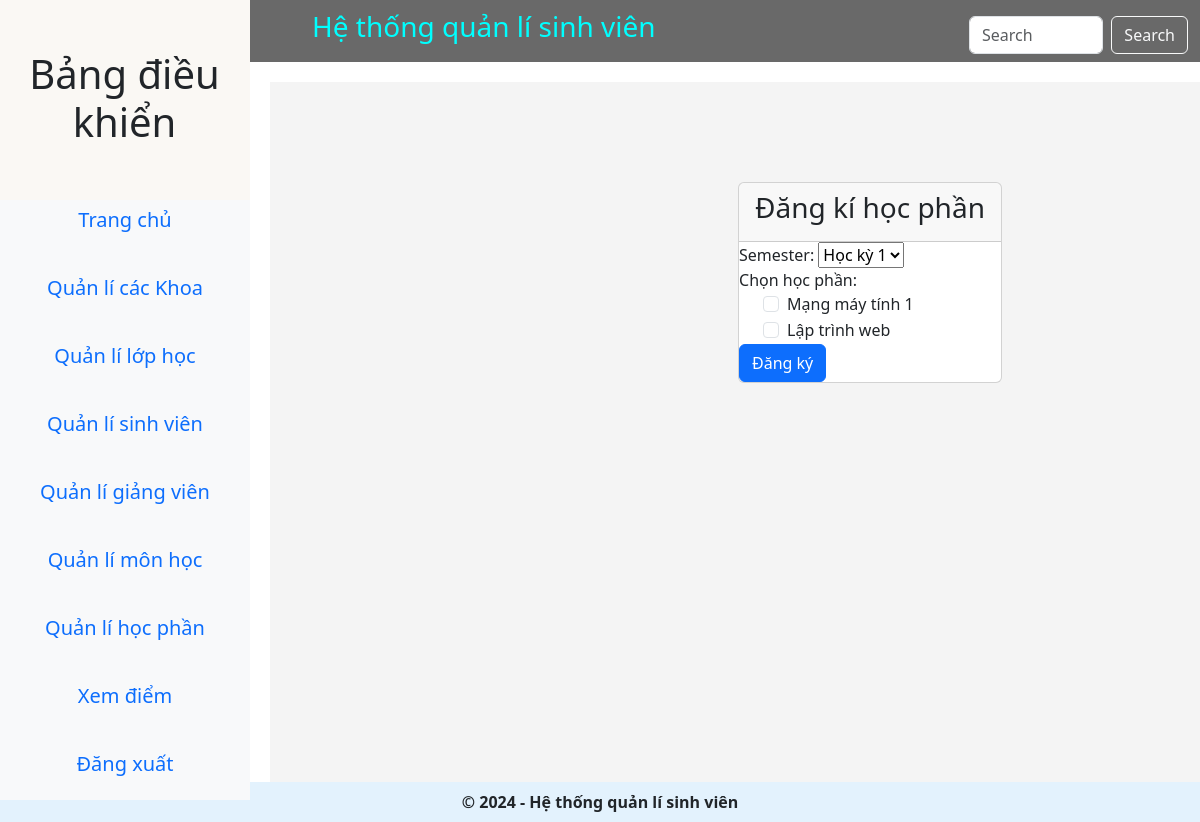
The page /register/1/ (signed in) on the database as committed earlier.
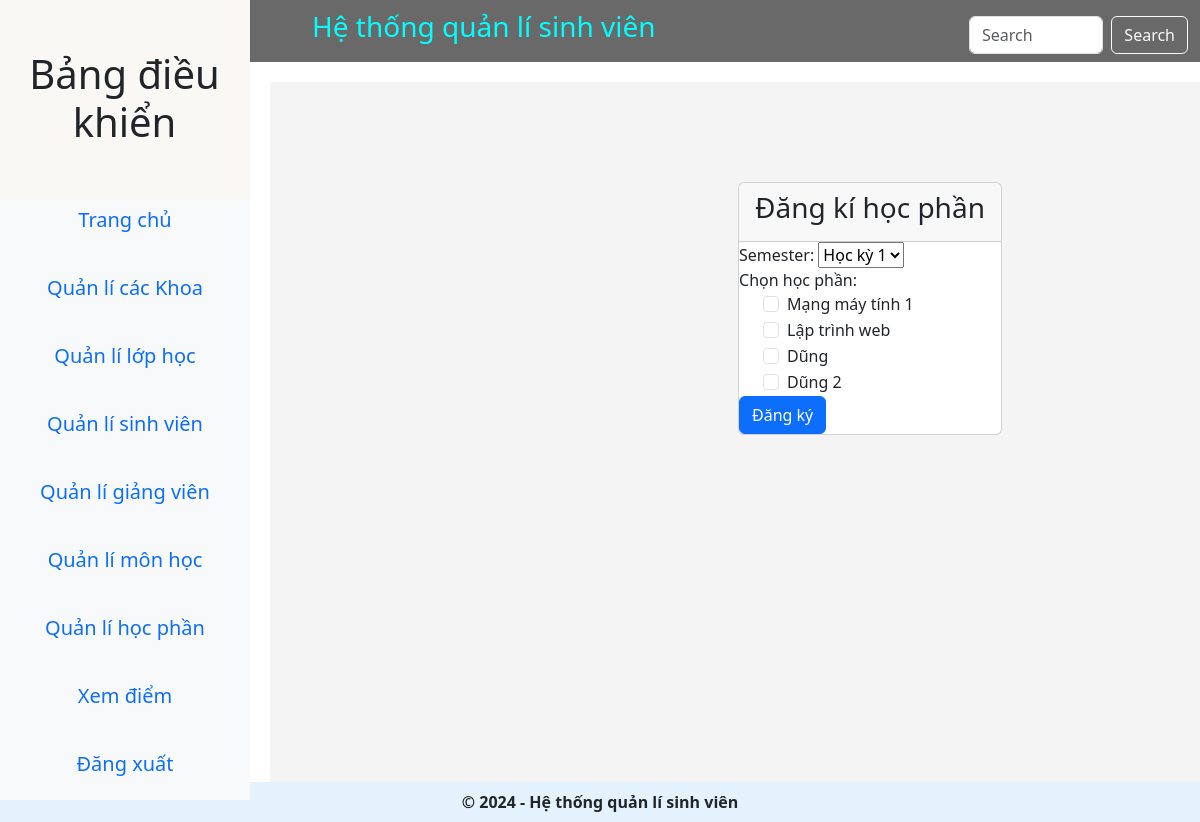
The same page on the database as committed later.
### main_app/models.py (models this page shows)
class Study_Section(models.Model):
    code = models.CharField(max_length=10, default="SEC001")
    name = models.CharField(max_length=50, default="Default Study Section")
    year = models.IntegerField(default=1)  # Năm học mặc định
    is_open = models.BooleanField(default=True, null= True, blank= True) # Trạng thái đăng ký
    subject = models.ForeignKey(Subject, on_delete=models.CASCADE, default=1)  # ID mặc định cho Subject
    def __str__(self) -> str:
        return self.name

### main_app/views.py (the view)
# urls.py: path('register/<int:student_id>/', views.register, name='register'),
def register(request, student_id):
    student = get_object_or_404(Student, id=student_id)
    if request.user.is_authenticated and hasattr(request.user, 'student'):
        student = request.user.student
    else:
        messages.error(request, "Bạn không có quyền truy cập.")
        return redirect('home')  # Hoặc redirect đến trang khác
    if request.method == 'POST':
        form = RegisterForm(request.POST)
        selected_sections = request.POST.getlist('study_sections')  # Lấy danh sách học phần đã chọn
        study_sections = Study_Section.objects.filter(id__in=selected_sections, is_open=True)  # Lọc học phần đang mở
        if not study_sections.exists():  # Nếu không có học phần mở
            messages.error(request, "Hiện không có học phần nào đang mở để đăng ký.")
            return redirect('register', student_id=student.id)
        if form.is_valid():
            existing_sections = Register.objects.filter(student=student, study_section__in=study_sections)
            if existing_sections.exists():
                messages.error(request, "Bạn đã đăng ký một số học phần này.")
                return redirect('register', student_id=student.id)
            register = Register(student=student, semester=form.cleaned_data['semester'])
            register.save()  # Lưu đăng ký trước
            register.study_section.set(study_sections)  # Gán các học phần đã chọn
            register.save()
            messages.success(request, "Đăng ký học phần thành công!")
            return redirect('view_register')
        else:
            messages.error(request, "Có lỗi trong form.")
    else:
        form = RegisterForm()
    sections = Study_Section.objects.filter(is_open=True)  # Lấy học phần đang mở
    return render(request, 'hod_templates/register.html', {'student': student, 'sections': sections, 'form': form, 'page_title': 'Đăng kí học phần'})

### main_app/forms.py
class RegisterForm(forms.ModelForm):
    study_sections = forms.ModelMultipleChoiceField(
        queryset=Study_Section.objects.filter(),
        widget=forms.CheckboxSelectMultiple(attrs={'class': 'form-check-input'}),  # Thêm class cho checkbox
        required=True,
        label="Chọn học phần"
    )
    class Meta:
        model = Register
        fields = ['study_sections', 'semester']

### main_app/templates/hod_templates/register.html (shortened to what this page needs)
{% extends "main_app/foot.html" %}
{% load static %}
{% block content %}
    <div class="container-fluid form-padding">
        <div class="row">
            <div class="d-flex justify-content-center" style="margin-top: 100px;">
                <div class="card card-dark">
                    <div class="card-header w-100 h-100">
                        <h3 class="card-title">{{ page_title }}</h3>
                    </div>
                    <form role="form" method="POST" enctype="multipart/form-data">
                        <div class="form-group">
                            {{ form.semester.label_tag }}
                            {{ form.semester }}
                        </div>
                        <div class="form-group">
                            {{ form.study_sections.label_tag }}
                            <div class="form-check">
                                {% for checkbox in form.study_sections %}
                                    <div class="form-check">
                                        {{ checkbox.tag }}
                                        <label class="form-check-label">{{ checkbox.choice_label }}</label>
                                    </div>
                                {% endfor %}
                            </div>
                        </div>
                        <button type="submit" class="btn btn-primary">Đăng ký</button>
                    </form>
                </div>
            </div>
        </div>
    </div>
{% endblock content %}

Rows that differ between the two databases and show on the page:
added Study_Section: choice_label "Dũng"
added Study_Section: choice_label "Dũng 2"
